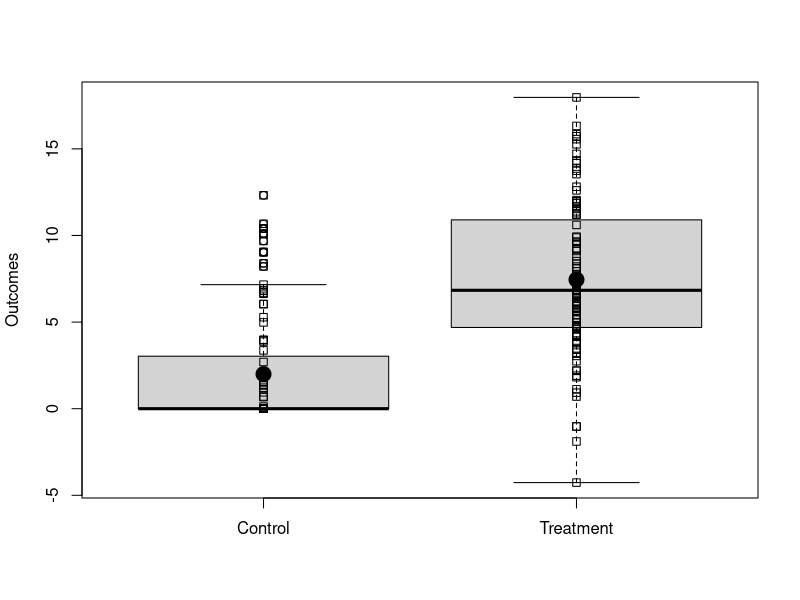

Write the R code that produced this figure. (Note: this script raises an error after producing the figure.)
## ---- chunk 1
## Read in data for the fake experiment
dat1 <- read.csv("dat1.csv")
## ---- chunk 2
## y0 and y1 are the true underlying potential outcomes.
with(dat1,{boxplot(list(y0,y1),names=c("Control","Treatment"),ylab="Outcomes")
stripchart(list(y0,y1),add=TRUE,vertical=TRUE)
stripchart(list(mean(y0),mean(y1)),add=TRUE,vertical=TRUE,pch=19,cex=2)})
## ---- chunk 3
trueATE <- with(dat1, mean(y1) - mean(y0))
trueATE
## ---- chunk 4
## Y is the observed outcome.
estATE1 <- with(dat1, mean(Y[Z==1]) - mean(Y[Z==0]))
estATE2 <- lm(Y~Z,data=dat1)$coef[["Z"]]
c(estimatedATEv1=estATE1,estimatedATEv2=estATE2)
stopifnot(all.equal(estATE1,estATE2))
## ---- chunk 5
simEstAte <- function(Z,y1,y0){
	## A function to re-assign treatment and recalculate the difference of means
	## Treatment was assigned without blocking or other structure, so we
	## just permute or shuffle the existing treatment assignment vector
	Znew <- sample(Z)
	Y <- Znew * y1 + (1-Znew) * y0
	estate <- mean(Y[Znew == 1]) - mean(Y[Znew == 0])
	return(estate)
}
## ---- chunk 6
sims <- 10000
set.seed(12345)
simpleResults <- with(dat1,replicate(sims,simEstAte(Z = Z,y1 = y1,y0 = y0)))
## The standard error of the estimate of the ATE.
seEstATEsim <- sd(simpleResults)
seEstATEsim
## ---- chunk 7
## True SE (Dunning Chap 6, Gerber and Green Chap 3 and Freedman, Pisani and Purves A-32)
## including the covariance between the potential outcomes
N <- nrow(dat1)
V <- var(cbind(dat1$y0,dat1$y1))
varc <- V[1,1]
vart <- V[2,2]
covtc <- V[1,2]
nt <- sum(dat1$Z)
nc <- N-nt

varestATE <- ((N-nt)/(N-1)) * (vart/(N-nt)) + ((N-nc)/(N-1)) * (varc/nc) + (2/(N-1)) * covtc
seEstATETrue <- sqrt(varestATE)
## ---- chunk 8
varYc <- with(dat1,var(Y[Z == 0]))
varYt <- with(dat1,var(Y[Z == 1]))
fvarestATE <- (N/(N-1)) * ( (varYt/nt) + (varYc/nc) )
estSEEstATE <- sqrt(fvarestATE)
## ---- chunk 9
lm1 <- lm(Y~Z,data=dat1)

## The OLS SE
iidSE <-  sqrt(diag(vcov(lm1)))[["Z"]]

## Worth noting that if we had covariates in the model we would want this one
## (which is identical to the previous one without covariates).

NeymanSE <- sqrt(diag(vcovHC(lm1,type = "HC2")))[["Z"]]

compareSEs <- c(simSE = seEstATEsim,
  feasibleSE = estSEEstATE,
  trueSE = seEstATETrue,
  olsIIDSE = iidSE,
  NeymanDesignSE = NeymanSE)
sort(compareSEs)
## ---- chunk 10
sePerfFn <- function(Z,y1,y0){
	Znew <- sample(Z)
	Ynew <- Znew * y1 + (1-Znew) * y0
	lm1 <- lm(Ynew~Znew)
	iidSE <-  sqrt(diag(vcov(lm1)))[["Znew"]]
	NeymanSE <- sqrt(diag(vcovHC(lm1,type = "HC2")))[["Znew"]]
	return(c(estATE=coef(lm1)[["Znew"]],
		 estSEiid=iidSE,
		 estSENeyman=NeymanSE))
}
## ---- chunk 11
set.seed(12345)
sePerformance <- with(dat1,replicate(sims,sePerfFn(Z = Z,y1 = y1,y0 = y0)))
apply(sePerformance[c("estSEiid","estSENeyman"),],1,summary)
ExpectedSEs <- apply(sePerformance[c("estSEiid","estSENeyman"),],1,mean)
c(ExpectedSEs,trueSE=seEstATETrue,simSE=sd(sePerformance["estATE",]))
## ---- chunk 12
## the difference_in_means function comes from the estimatr package
estAndSE1 <- difference_in_means(Y ~ Z, data = dat1)
## coeftest and coefci come from the lmtest package
est2 <- lm(Y ~ Z, data = dat1)
estAndSE2 <- coeftest(est2, vcov.=vcovHC(est2, type = "HC2"))
estAndCI2<- coefci(est2, vcov.=vcovHC(est2, type = "HC2"), parm = "Z")

estAndSE1
estAndSE2["Z", , drop=FALSE]
estAndCI2
